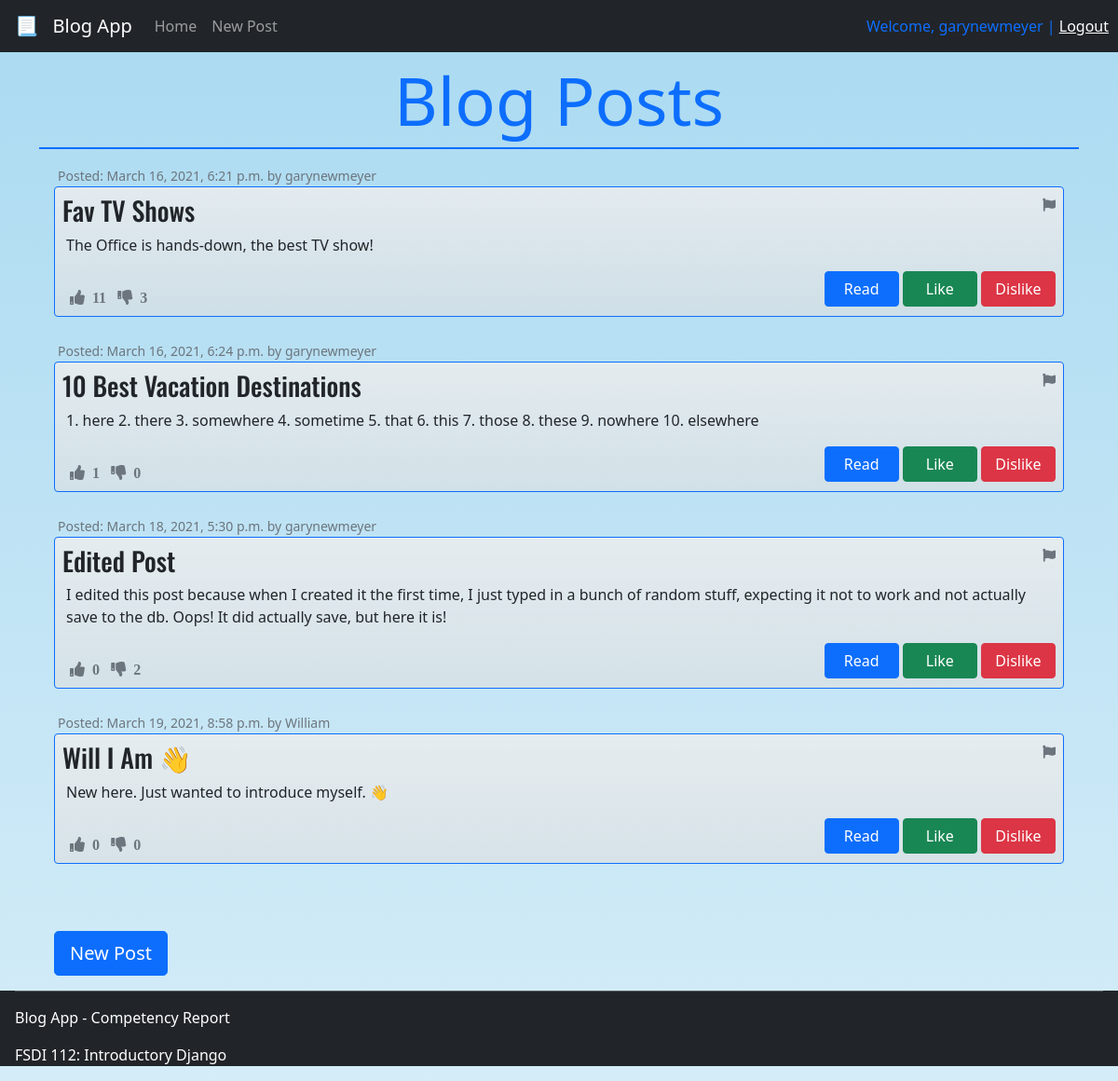
The app's page / (signed in) with its own data.
### blog/models.py (models this page shows, shortened)
class Post(models.Model):
    title = models.CharField(max_length=200)
    author = models.ForeignKey('auth.User', on_delete=models.CASCADE)
    body = models.TextField()
    likes = models.IntegerField(default=0)
    dislikes = models.IntegerField(default=0)
    flagged = models.BooleanField(default=False)
    created_at = models.DateTimeField(auto_now_add=True)

### blog/views.py (the view)
# urls.py: path("", BlogListView.as_view(), name="home"),
class BlogListView(ListView):
    model = Post
    template_name = "home.html"
    context_object_name = "all_posts_list"

### blog/templates/home.html (shortened to what this page needs)
{% extends "base.html" %}
{% block content %}
<div class="container pt-3">
    <h1 class="display-2 mt-5 text-primary text-center">Blog Posts</h1>
    <div class="divider bg-primary border border-primary"></div>
    <div class="mt-3 px-3" id="all-posts">
        {% for post in all_posts_list %}
        <small class="text-muted mx-1">Posted: {{post.created_at}} by {{post.author}}</small>
            <div id="one-post" class="border border-primary rounded mb-4 px-2 py-2">
                <div class="d-flex justify-content-between">
                    <h3 class="g-font">{{post.title}}</h3>
                    <small><i class="fas fa-flag text-muted" onclick="btnFlag('{{post.id}}')"></i></small>
                </div>
                <p class="px-1">{{ post.body }}</p>
                <div class="d-flex justify-content-between" id="btn-post">
                    <div class="mt-3 px-2">
                        <i id="likes-{{post.id}}" class="fas fa-thumbs-up text-muted">&nbsp {{post.likes}} &nbsp</i>
                        <i id="dislikes-{{post.id}}" class="fas fa-thumbs-down text-muted">&nbsp {{post.dislikes}} &nbsp</i>
                    </div>
                    <div class="edit-like-btns">
                        <a href="{% url 'one_post' post.pk %}"><button class="btn btn-small btn-primary">Read</button></a>
                        <button onclick="btnLike('{{post.id}}')" class="btn btn-small btn-success">Like</button>
                        <button onclick="btnDislike('{{post.id}}')" class="btn btn-small btn-danger">Dislike</button>
                    </div>
                </div>
            </div>
        {% endfor %}
        <button id="new-post-btn" onclick="newPost()" class="btn btn-lg btn-primary mt-5">New Post</button>
    </div>
</div>
{% endblock content %}

### blog/templates/base.html (shortened to what this page needs)
<!DOCTYPE html>
<html lang="en">
<head>
    {% load static %}
    <link rel="stylesheet" href="{% static 'css/styles.css' %}">
    <link href="https://cdn.jsdelivr.net/npm/bootstrap@5.0.0-beta2/dist/css/bootstrap.min.css" rel="stylesheet">
    <link rel="stylesheet" href="https://pro.fontawesome.com/releases/v5.10.0/css/all.css"/>
</head>
<body>
    <nav class="navbar navbar-expand-lg navbar-dark bg-dark fixed-top mb-5">
        <a class="navbar-brand mx-3" href="{% url 'home' %}">📃 &nbsp Blog App</a>
        <div class="collapse navbar-collapse" id="navbarNavAltMarkup">
            <ul class="navbar-nav mr-auto">
                <li class="nav-item">
                    <a class="nav-link" href="{% url 'home' %}">Home</a>
                </li>
                <li class="nav-item">
                    <a class="nav-link" href="{% url 'new_post' %}">New Post</a>
                </li>
            </ul>
            {% if user.is_authenticated %}
                <span class="navbar-text text-primary nav-log">
                    Welcome, {{user.username}} | <a href="{% url 'logout' %}">Logout</a>
                </span>
            {% else %}
                <span class="navbar-text text-warning nav-log">
                    You are not logged in | <a class="text-warning" href="{% url 'login' %}">Login</a>
                </span>
            {% endif %}
        </div>
    </nav>
    <main>
        {% block content %}
        {% endblock content %}
    </main>
    <footer class="px-3 text-white bg-dark">
        <hr>
        <p>Blog App - Competency Report</p>
        <p>FSDI 112: Introductory Django</p>
    </footer>
</body>
</html>

### blog/static/css/styles.css (style rules this page uses)
body { background-image: linear-gradient(#aadaf1, #aadaf181); }
.container { min-height: 90vh; }
.nav-log { margin-left: auto; margin-right: 10px; }
#one-post { background-image: linear-gradient(#ebedeedc, #dddfe0a2); }
.g-font { font-family: 'Oswald', sans-serif; }
.edit-like-btns button { width: 80px; }
footer { min-height: 10vh; }

### records on screen
Post: created_at "March 16, 2021, 6:21 p.m.", author "garynewmeyer", title "Fav TV Shows", body "The Office is hands-down, the best TV show!", likes "11", dislikes "3"
Post: created_at "March 16, 2021, 6:24 p.m.", author "garynewmeyer", title "10 Best Vacation Destinations", body "1. here 2. there 3. somewhere 4. sometime 5. that 6. this 7. those 8. these 9. nowhere 10. elsewhere", likes "1", dislikes "0"
Post: created_at "March 18, 2021, 5:30 p.m.", author "garynewmeyer", title "Edited Post", body "I edited this post because when I created it the first time, I just typed in a bunch of random stuff, expecting it not to work and not actually save to the db. Oops! It did actually save, but here it is!", likes "0", dislikes "2"
Post: created_at "March 19, 2021, 8:58 p.m.", author "William", title "Will I Am 👋", body "New here. Just wanted to introduce myself. 👋", likes "0", dislikes "0"

### other values on screen
{{ user.username }} "garynewmeyer"
